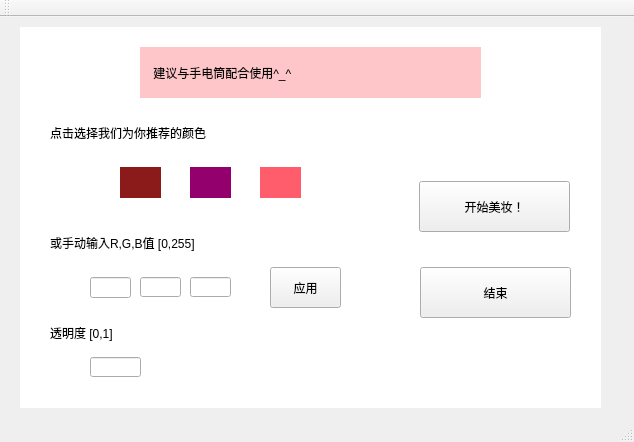
<?xml version="1.0" encoding="UTF-8"?>
<ui version="4.0">
 <class>MainWindow</class>
 <widget class="QMainWindow" name="MainWindow">
  <property name="geometry">
   <rect>
    <x>0</x>
    <y>0</y>
    <width>634</width>
    <height>442</height>
   </rect>
  </property>
  <property name="windowTitle">
   <string>MainWindow</string>
  </property>
  <widget class="QWidget" name="centralWidget">
   <widget class="QPushButton" name="Begin">
    <property name="geometry">
     <rect>
      <x>419</x>
      <y>164</y>
      <width>151</width>
      <height>51</height>
     </rect>
    </property>
    <property name="styleSheet">
     <string notr="true">font: 10pt &quot;微软雅黑&quot;;</string>
    </property>
    <property name="text">
     <string>开始美妆！</string>
    </property>
   </widget>
   <widget class="QPushButton" name="closeCam">
    <property name="geometry">
     <rect>
      <x>420</x>
      <y>250</y>
      <width>151</width>
      <height>51</height>
     </rect>
    </property>
    <property name="styleSheet">
     <string notr="true">font: 10pt &quot;微软雅黑&quot;;</string>
    </property>
    <property name="text">
     <string>结束</string>
    </property>
   </widget>
   <widget class="QLabel" name="label">
    <property name="geometry">
     <rect>
      <x>50</x>
      <y>210</y>
      <width>331</width>
      <height>31</height>
     </rect>
    </property>
    <property name="styleSheet">
     <string notr="true">font: 12pt &quot;Adobe 黑体 Std R&quot;;
font: 12pt &quot;微软雅黑&quot;;</string>
    </property>
    <property name="text">
     <string>或手动输入R,G,B值 [0,255]</string>
    </property>
   </widget>
   <widget class="QLabel" name="label_2">
    <property name="geometry">
     <rect>
      <x>50</x>
      <y>300</y>
      <width>181</width>
      <height>31</height>
     </rect>
    </property>
    <property name="styleSheet">
     <string notr="true">font: 12pt &quot;微软雅黑&quot;;</string>
    </property>
    <property name="text">
     <string>透明度 [0,1]</string>
    </property>
   </widget>
   <widget class="QLineEdit" name="lineEdit">
    <property name="geometry">
     <rect>
      <x>90</x>
      <y>260</y>
      <width>41</width>
      <height>21</height>
     </rect>
    </property>
   </widget>
   <widget class="QLineEdit" name="lineEdit_2">
    <property name="geometry">
     <rect>
      <x>140</x>
      <y>260</y>
      <width>41</width>
      <height>20</height>
     </rect>
    </property>
   </widget>
   <widget class="QLineEdit" name="lineEdit_3">
    <property name="geometry">
     <rect>
      <x>190</x>
      <y>260</y>
      <width>41</width>
      <height>20</height>
     </rect>
    </property>
   </widget>
   <widget class="QLineEdit" name="lineEdit_4">
    <property name="geometry">
     <rect>
      <x>90</x>
      <y>340</y>
      <width>51</width>
      <height>20</height>
     </rect>
    </property>
   </widget>
   <widget class="QPushButton" name="pushButton">
    <property name="geometry">
     <rect>
      <x>50</x>
      <y>150</y>
      <width>41</width>
      <height>31</height>
     </rect>
    </property>
    <property name="styleSheet">
     <string notr="true">background-color:rgbrgb(204, 51, 51);
border-style:outset</string>
    </property>
    <property name="text">
     <string/>
    </property>
   </widget>
   <widget class="QPushButton" name="pushButton_2">
    <property name="geometry">
     <rect>
      <x>120</x>
      <y>150</y>
      <width>41</width>
      <height>31</height>
     </rect>
    </property>
    <property name="styleSheet">
     <string notr="true">background-color:rgb(139, 26, 26);
border-style:outset</string>
    </property>
    <property name="text">
     <string/>
    </property>
   </widget>
   <widget class="QPushButton" name="pushButton_3">
    <property name="geometry">
     <rect>
      <x>190</x>
      <y>150</y>
      <width>41</width>
      <height>31</height>
     </rect>
    </property>
    <property name="styleSheet">
     <string notr="true">background-color:rgb(147, 0, 110);
border-style:outset</string>
    </property>
    <property name="text">
     <string/>
    </property>
   </widget>
   <widget class="QPushButton" name="pushButton_4">
    <property name="geometry">
     <rect>
      <x>260</x>
      <y>150</y>
      <width>41</width>
      <height>31</height>
     </rect>
    </property>
    <property name="styleSheet">
     <string notr="true">background-color:rgb(255, 92, 108);
border-style:outset</string>
    </property>
    <property name="text">
     <string/>
    </property>
   </widget>
   <widget class="QLabel" name="label_3">
    <property name="geometry">
     <rect>
      <x>50</x>
      <y>100</y>
      <width>351</width>
      <height>31</height>
     </rect>
    </property>
    <property name="styleSheet">
     <string notr="true">font: 12pt &quot;Adobe 黑体 Std R&quot;;
font: 12pt &quot;微软雅黑&quot;;</string>
    </property>
    <property name="text">
     <string>点击选择我们为你推荐的颜色</string>
    </property>
   </widget>
   <widget class="QLabel" name="label_4">
    <property name="geometry">
     <rect>
      <x>140</x>
      <y>30</y>
      <width>341</width>
      <height>51</height>
     </rect>
    </property>
    <property name="minimumSize">
     <size>
      <width>321</width>
      <height>0</height>
     </size>
    </property>
    <property name="styleSheet">
     <string notr="true">font: 12pt &quot;微软雅黑&quot;;
background-color:rgb(255, 198, 201)</string>
    </property>
    <property name="text">
     <string>    建议与手电筒配合使用^_^</string>
    </property>
   </widget>
   <widget class="QLabel" name="label_5">
    <property name="geometry">
     <rect>
      <x>20</x>
      <y>10</y>
      <width>581</width>
      <height>381</height>
     </rect>
    </property>
    <property name="styleSheet">
     <string notr="true">background-color:rgb(255, 255, 255)</string>
    </property>
    <property name="text">
     <string/>
    </property>
   </widget>
   <widget class="QPushButton" name="pushButton_5">
    <property name="geometry">
     <rect>
      <x>270</x>
      <y>250</y>
      <width>71</width>
      <height>41</height>
     </rect>
    </property>
    <property name="styleSheet">
     <string notr="true">font: 10pt &quot;微软雅黑&quot;;</string>
    </property>
    <property name="text">
     <string>应用</string>
    </property>
   </widget>
   <zorder>label_5</zorder>
   <zorder>Begin</zorder>
   <zorder>closeCam</zorder>
   <zorder>label</zorder>
   <zorder>label_2</zorder>
   <zorder>lineEdit</zorder>
   <zorder>lineEdit_2</zorder>
   <zorder>lineEdit_3</zorder>
   <zorder>lineEdit_4</zorder>
   <zorder>pushButton</zorder>
   <zorder>pushButton_2</zorder>
   <zorder>pushButton_3</zorder>
   <zorder>pushButton_4</zorder>
   <zorder>label_3</zorder>
   <zorder>label_4</zorder>
   <zorder>pushButton_5</zorder>
  </widget>
  <widget class="QToolBar" name="mainToolBar">
   <attribute name="toolBarArea">
    <enum>TopToolBarArea</enum>
   </attribute>
   <attribute name="toolBarBreak">
    <bool>false</bool>
   </attribute>
  </widget>
  <widget class="QStatusBar" name="statusBar"/>
 </widget>
 <layoutdefault spacing="6" margin="11"/>
 <resources/>
 <connections/>
</ui>
